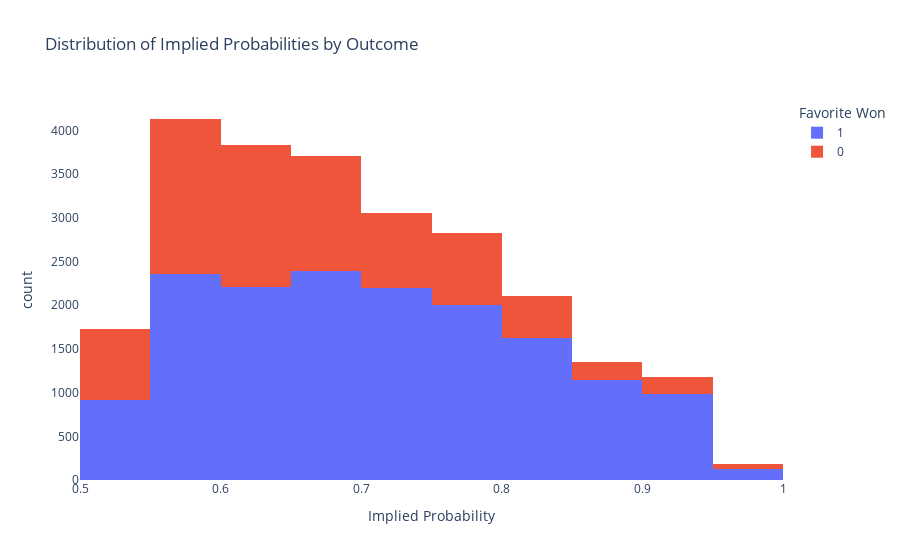

Source (notebook cell):
### Code cell
fig_dist = px.histogram(
    favorites,
    x="implied_prob",
    color="favorite_won",
    nbins=20,
    labels={
        "implied_prob": "Implied Probability",
        "favorite_won": "Favorite Won"
    },
    title="Distribution of Implied Probabilities by Outcome"
)

fig_dist.update_layout(
    paper_bgcolor="white",
    plot_bgcolor="white"
)

### Figure 1 — Plotly figure (JSON) as saved in the notebook; plotly's stock layout.template omitted (floating-point values rounded to 4 significant figures; data arrays with more than 128 entries replaced by an {"elided": "..."} marker saying what was removed)
{"data": [{"bingroup": "x", "hovertemplate": "Favorite Won=1<br>Implied Probability=%{x}<br>count=%{y}<extra></extra>", "legendgroup": "1", "marker": {"color": "#636efa", "pattern": {"shape": ""}}, "name": "1", "nbinsx": 20, "orientation": "v", "showlegend": true, "type": "histogram", "x": {"elided": "15955 float values"}, "xaxis": "x", "yaxis": "y"}, {"bingroup": "x", "hovertemplate": "Favorite Won=0<br>Implied Probability=%{x}<br>count=%{y}<extra></extra>", "legendgroup": "0", "marker": {"color": "#EF553B", "pattern": {"shape": ""}}, "name": "0", "nbinsx": 20, "orientation": "v", "showlegend": true, "type": "histogram", "x": {"elided": "8155 float values"}, "xaxis": "x", "yaxis": "y"}], "layout": {"barmode": "relative", "legend": {"title": {"text": "Favorite Won"}, "tracegroupgap": 0}, "paper_bgcolor": "white", "plot_bgcolor": "white", "title": {"text": "Distribution of Implied Probabilities by Outcome"}, "xaxis": {"anchor": "y", "domain": [0, 1], "title": {"text": "Implied Probability"}}, "yaxis": {"anchor": "x", "domain": [0, 1], "title": {"text": "count"}}}}
